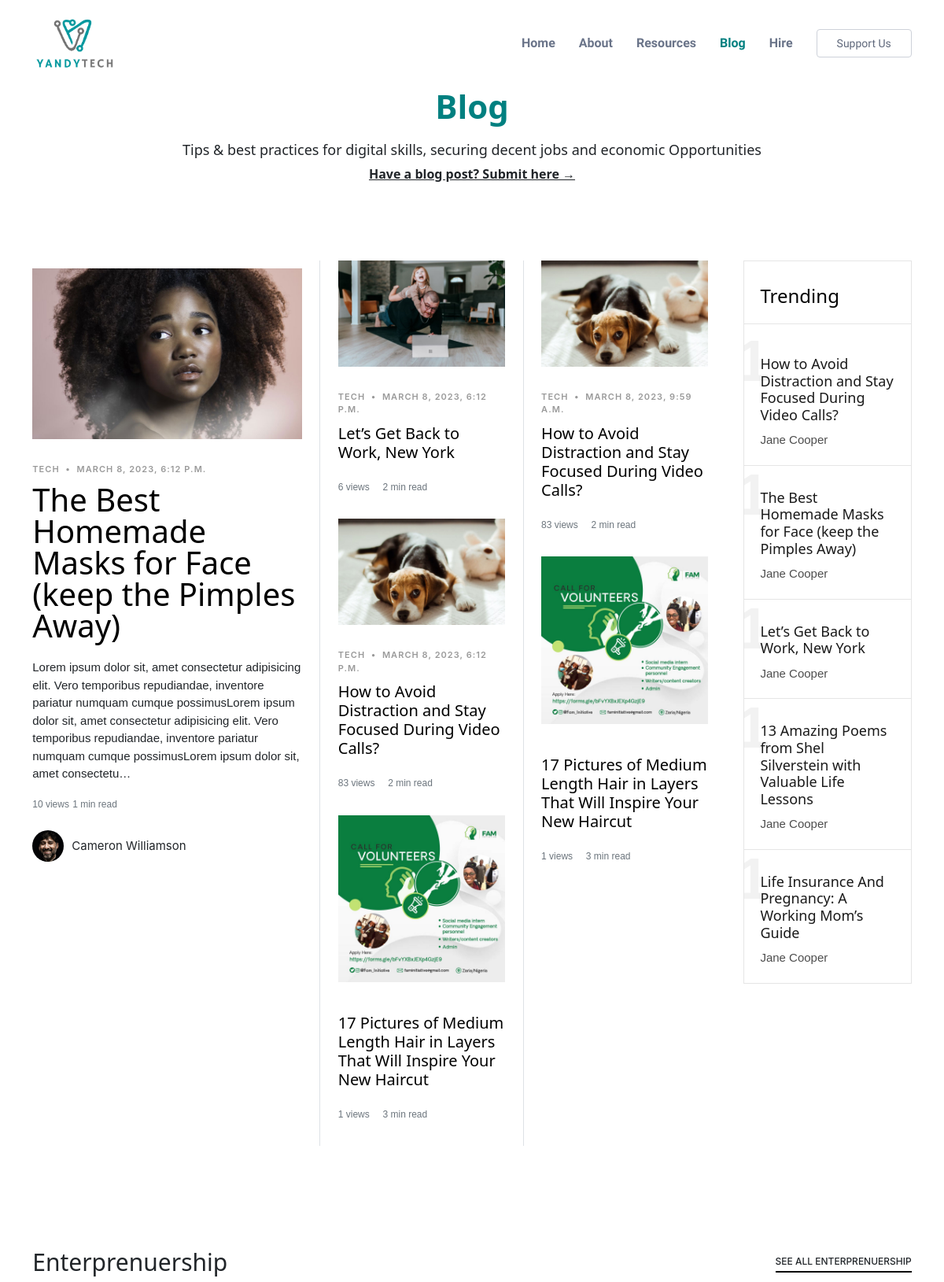
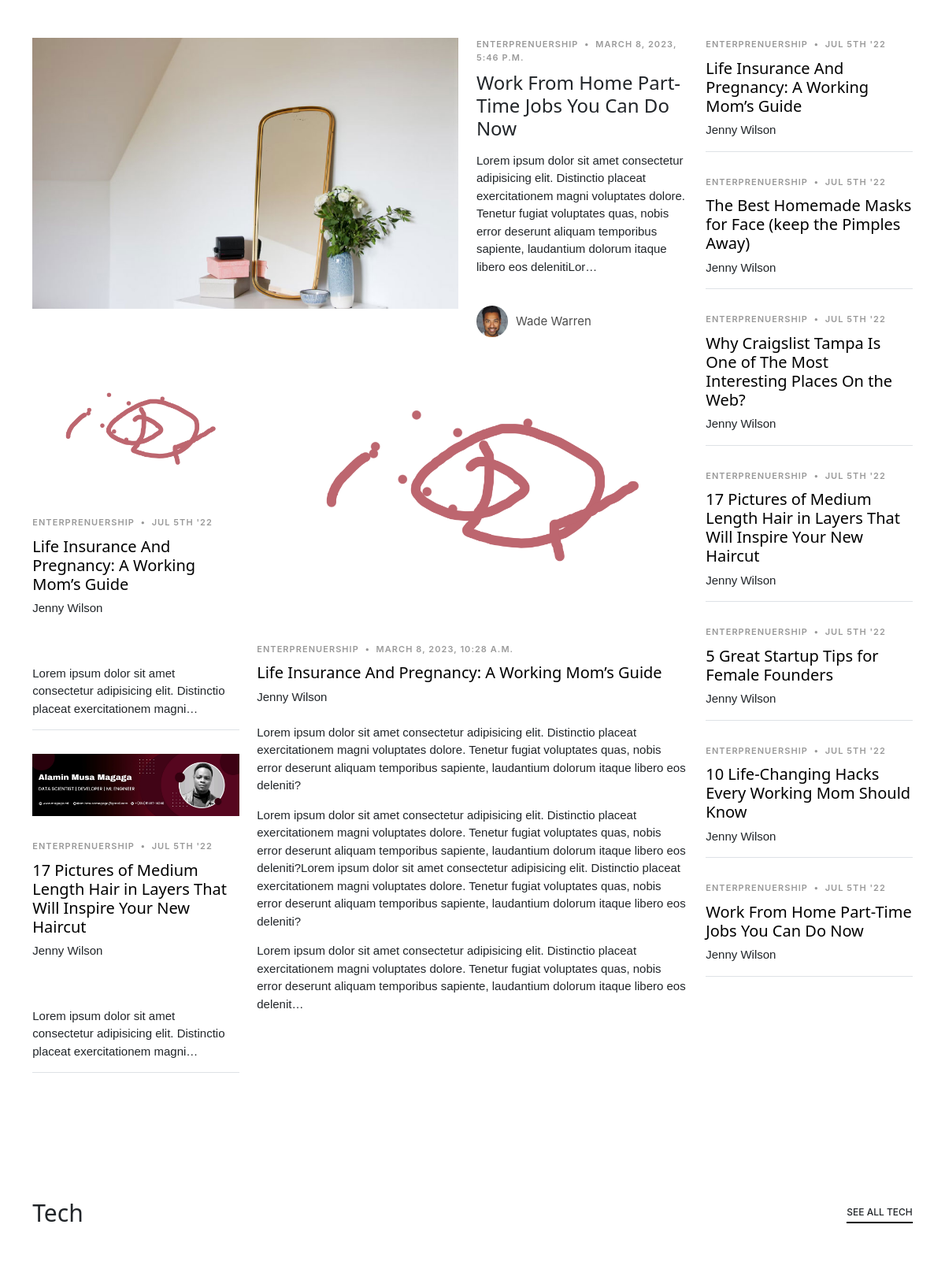
Screenshot of /blog/ (upper part) with the database file from the repository (2 pictures, top to bottom).
### main/models.py (models this page shows, shortened)
class Article(models.Model):
    title=models.CharField(max_length=1000)
    slug=AutoSlugField(populate_from='title',null=True, default=None, unique=True)
    body=RichTextField()
    date=models.DateTimeField(auto_now_add=True)
    thumb=models.ImageField(default='default.png',blank=True)
    author=models.CharField(max_length=1000, default='YandyTech')
    category=models.CharField(max_length=255, null=True , blank=True)
    views = models.PositiveIntegerField(default=0)
    def get_read_time(self):
        words_per_minute = 200  # average reading speed for adults
        word_count = len(self.body.split())
        read_time_minutes = math.ceil(word_count / words_per_minute)
        return read_time_minutes

### main/views.py (the view)
# urls.py: path('blog/',views.blog,name='blog'),
def blog(request):
    larticles = Article.objects.all().order_by('date')[1:4]
    articles = Article.objects.all().order_by('date')[2:4]
    latest_article = Article.objects.latest('date')
    view_article = Article.objects.all().order_by('-views')[:5]
    category = get_object_or_404(BlogCategory, name='Enterprenuership')
    category_articles = Article.objects.filter(category=category).order_by('date')[:2]
    latest_articles = Article.objects.filter(category=category).order_by('-date')[:1]
    category_views = Article.objects.filter(category=category).order_by('-views').first()
    top_category_view = Article.objects.filter(category=category).order_by('-views')[:8]
    tech_category = get_object_or_404(BlogCategory, name='Tech')
    tech_articles = Article.objects.filter(category=tech_category).order_by('date')[:8]
    latest_tech = Article.objects.filter(category=tech_category).order_by('-date')[:1]
    top_tech_view = Article.objects.filter(category=tech_category).order_by('-views')[:2]
    second_tech_view = Article.objects.filter(category=tech_category).order_by('-views')[1:2]
    cate=BlogCategory.objects.all()
    context = {'larticles': larticles, 'articles': articles, 'latest_article': latest_article, 'view_article': view_article,'cate':cate,'category_articles': category_articles,'latest_articles':latest_articles,'category_views':category_views,'top_category_view':top_category_view, 'tech_articles':tech_articles, 'latest_tech':latest_tech, 'top_tech_view':top_tech_view, 'second_tech_view':second_tech_view}
    return render(request, 'blog.html', context)

### templates/blog.html (shortened to what this page needs)
{% load static %}
<!DOCTYPE html>
<html lang="en">
<head>
  <link href="{% static 'assets/vendor/bootstrap/css/bootstrap.min.css' %}" rel="stylesheet">
  <link href="{% static 'assets/vendor/bootstrap-icons/bootstrap-icons.css' %}" rel="stylesheet">
  <link href="{% static 'assets/vendor/boxicons/css/boxicons.min.css' %}" rel="stylesheet">
  <link href="{% static 'assets/vendor/glightbox/css/glightbox.min.css' %}" rel="stylesheet">
  <link href="{% static 'assets/vendor/swiper/swiper-bundle.min.css' %}" rel="stylesheet">
  <link href="{% static 'assets/css/style.css' %}" rel="stylesheet">
  <link href="{% static 'assets/css/w3.css' %}" rel="stylesheet">
   <link href="{% static 'blog/assets/css/variables.css' %}" rel="stylesheet">
   <link href="{% static 'blog/assets/css/main.css' %}" rel="stylesheet">
</head>
<body>
  <header id="header" class="fixed-top">
    <div class="container d-flex align-items-center justify-content-between">
      <a href="{% url 'home' %}"><img src="{% static 'assets/img/yt1.png' %}" height="70px" alt=""></a>
      <nav id="navbar" class="navbar">
        <ul>
          <li><a class="nav-link scrollto" href="{% url 'home' %}">Home</a></li>
          <li><a class="nav-link scrollto" href="{% url 'about' %}">About</a></li>
          <li><a class="nav-link scrollto " href="#featured-services">Resources</a></li>
          <li><a class="nav-link scrollto active" href="{% url 'blog' %}">Blog</a></li>
          <li><a class="nav-link scrollto" href="{% url 'hire' %}">Hire</a></li>
          {% if user.is_authenticated %}
          <li><a class="getstarted scrollto" href="{% url 'profile' %}" >{{user.username}}</a></li>
          {% else %}
          <li><a class="getstarted scrollto" href="{% url 'support' %}" >Support Us</a></li>
          {% endif %}
        </ul>
      </nav>
    </div>
  </header>
  <main id="main">
    <div class="section-title" style="padding-top: 100px;">
      <h2 style="color: teal;">Blog</h2>
      <h5>Tips & best practices for digital skills, securing decent jobs and economic Opportunities</h5>
      <a href="https://forms.gle/8FR8fcKCFsHLLsFt5"> <h6 style="text-decoration: underline;"><b>Have a blog post? Submit here &#8594 </b> </h6></a>
    </div>
    <section id="posts" class="posts">
      <div class="container" data-aos="fade-up">
        <div class="row g-5">
          <div class="col-lg-4">
            <div class="post-entry-1 lg">
<a href="single-post.html"><img src="{{latest_article.thumb.url}}" alt="" class="img-fluid"></a>
<div class="post-meta"><span class="date">{{ latest_article.category }}</span> <span class="mx-1">&bullet;</span> <span>{{ latest_article.date }}</span></div>
<h2><a href="{% url 'details' latest_article.slug %}">{{ latest_article.title }}</a></h2>
<p class="mb-4 d-block">{{ latest_article.body|truncatechars:300|safe}}</p>
<small class="text-muted">{{ latest_article.views }} views</small>
<small class="text-muted">{{ latest_article.get_read_time }} min read</small><br><br>
              <div class="d-flex align-items-center author">
                <div class="photo"><img src="{% static 'blog/assets/img/person-1.jpg' %}" alt="" class="img-fluid"></div>
                <div class="name">
                  <h3 class="m-0 p-0">Cameron Williamson</h3>
                </div>
              </div>
            </div>
          </div>
          <div class="col-lg-8">
            <div class="row g-5">
              <div class="col-lg-4 border-start custom-border">
                {% for article in larticles %}
                <div class="post-entry-1">
                  <a href="single-post.html"><img src="{{article.thumb.url}}" alt="" class="img-fluid" /></a>
                  {% if article.category %}
                {% if article.category == "Tech" %}
                  <div class="post-meta"><span class="date"><a href="{% url 'blogcategory' 'tech' %}">  {{article.category}}  </span></a> <span class="mx-1">&bullet;</span> <span>{{ latest_article.date }}</span></div>
                {% elif article.category == "Enterprenuership" %}
                  <div class="post-meta"><span class="date"><a href="{% url 'blogcategory' 'entrepreneurship' %}"> {{article.category}} </a></span></a> <span class="mx-1">&bullet;</span> <span>Jul 5th '22</span></div>
                {% else %}
                  <a href="https://yandytech.org/category/others/">others</a>
                {% endif %}
                {% endif %}
                  <h2><a href="{% url 'details' article.slug %}">{{article.title}}</a></h2>
                  <small class="text-muted">{{ article.views }} views</small>&nbsp;&nbsp;&nbsp;
                  <small class="text-muted">{{ article.get_read_time }} min read</small>
                </div>
                {% endfor %}
              </div>
              <div class="col-lg-4 border-start custom-border">
            {% for art in articles %}
                <div class="post-entry-1">
                  <a href="single-post.html"><img src="{{art.thumb.url}}" alt="" class="img-fluid"></a>
  {% if art.category %}
{% if art.category == "Tech" %}
  <div class="post-meta"><span class="date"><a href="{% url 'blogcategory' 'Tech' %}">  {{art.category}}  </span></a> <span class="mx-1">&bullet;</span> <span>{{art.date}} </span></div>
{% elif art.category == "Enterprenuership" %}
  <div class="post-meta"><span class="date"><a href="{% url 'blogcategory' 'Entrepreneurship' %}"> {{art.category}} </a></span></a> <span class="mx-1">&bullet;</span> <span>{{art.date}}</span></div>
{% else %}
  <div class="post-meta"><span class="date"><a href="{% url 'blogcategory' 'others' %}"> others </span></a> <span class="mx-1">&bullet;</span> <span>{{art.date}} </span></div>
{% endif %}
{% endif %}
                  <h2><a href="{% url 'details' art.slug %}">{{art.title}}</a></h2>
                  <small class="text-muted">{{ art.views }} views</small>&nbsp;&nbsp;&nbsp;
                  <small class="text-muted">{{ art.get_read_time }} min read</small>
                </div>
                {% endfor %}
              </div>
              <div class="col-lg-4">
                <div class="trending">
                  <h3>Trending</h3>
                  <ul class="trending-post">
                    {% for a in view_article %}
                    <li>
                      <a href="{% url 'details' a.slug %}">
                        <span class="number">1</span>
                        <h3>{{a.title}}</h3>
                        <span class="author">Jane Cooper</span>
                      </a>
                    </li>
                    {% endfor %}
                  </ul>
                </div>
              </div>
            </div>
          </div>
        </div>
      </div>
    </section>
    <section class="category-section">
      <div class="container" data-aos="fade-up">
        <div class="section-header d-flex justify-content-between align-items-center mb-5">
          {% for article in latest_articles %}
          <h2> {{ article.category }}</h2>
          <div><a href="{% url 'blogcategory' 'Enterprenuership' %}" class="more">See All Enterprenuership</a></div>
        </div>
        <div class="row">
          <div class="col-md-9">
            <div class="d-lg-flex post-entry-2">
              <a href="{% url 'details' article.slug %}" class="me-4 thumbnail mb-4 mb-lg-0 d-inline-block">
                <img src="{{ article.thumb.url }}" alt="" class="img-fluid">
              </a>
              <div>
                <div class="post-meta"><span class="date">{{ article.category }}</span> <span class="mx-1">&bullet;</span> <span>{{ article.date }}</span></div>
                <h3><a href="{% url 'details' article.slug %}l">{{ article.title }}</a></h3>
                <p >{{ article.body|truncatechars:250|safe}}</p><br>
                <div class="d-flex align-items-center author">
                  <div class="photo"><img src="{% static 'blog/assets/img/person-2.jpg' %}" alt="" class="img-fluid"></div>
                  <div class="name">
                    <h3 class="m-0 p-0">Wade Warren</h3>
                  </div>
                </div>
                {% endfor %}
              </div>
            </div>
            <div class="row">
              <div class="col-lg-4">
                {% for article in category_articles %}
                <div class="post-entry-1 border-bottom">
                  <a href="{% url 'details' article.slug %}"><img src="{{ article.thumb.url }}" alt="" class="img-fluid"></a>
                  <div class="post-meta"><span class="date">{{ article.category }}</span> <span class="mx-1">&bullet;</span> <span>Jul 5th '22</span></div>
                  <h2 class="mb-2"><a href="{% url 'details' article.slug %}">{{ article.title }}</a></h2>
                  <span class="author mb-3 d-block">Jenny Wilson</span><br>
                  <p class="mb-4 d-block">{{ article.body|truncatechars:100|safe}}</p>
                </div>
                {% endfor %}
              </div>
              <div class="col-lg-8">
                <div class="post-entry-1">
        {% if category_views %}
                  <a href="{% url 'details' category_views.slug %}"><img src="{{ category_views.thumb.url }}" alt="" class="img-fluid"></a>
                  <div class="post-meta"><span class="date">{{ category_views.category }}</span> <span class="mx-1">&bullet;</span> <span>{{ category_views.date }}</span></div>
                  <h2 class="mb-2"><a href="{% url 'details' category_views.slug %}">{{ category_views.title }}</a></h2>
                  <span class="author mb-3 d-block">Jenny Wilson</span>
                  <p class="mb-4 d-block">{{ category_views.body|truncatechars:1000|safe}}</p>
                </div>
                {% else %}
                <p>No articles found in {{ category.name }}</p>
              {% endif %}
              </div>
            </div>
          </div>
          <div class="col-md-3">
            {% for a in top_category_view %}
            <div class="post-entry-1 border-bottom">
              <div class="post-meta"><span class="date">{{ a.category }}</span> <span class="mx-1">&bullet;</span> <span>Jul 5th '22</span></div>
              <h2 class="mb-2"><a href="{% url 'details' a.slug %}">{{ a.title }}</a></h2>
              <span class="author mb-3 d-block">Jenny Wilson</span>
            </div>
{% endfor %}
          </div>
        </div>
      </div>
    </section>
    <section class="category-section">
      <div class="container" data-aos="fade-up">
        <div class="section-header d-flex justify-content-between align-items-center mb-5">
          {% for article in latest_tech %}
          <h2>{{ article.category}}</h2>
          <div><a href="{% url 'blogcategory' 'Tech' %}" class="more">See All Tech</a></div>
        </div>
            {% endfor %}
      </div>
    </section>
  </main>
</body>
</html>

### rows the page displays
Article: thumb (picture), category "TECH", date "MARCH 8, 2023, 6:12 P.M.", title "The Best Homemade Masks for Face (keep the Pimples Away)", body "Lorem ipsum dolor sit, amet consectetur adipisicing elit. Vero temporibus repudiandae, inventore pariatur numquam cumque possimusLorem ipsum dolor sit, amet consectetur adipisicing elit. Vero temporibus repudiandae, inventore pariatur numquam cumque possimusLorem ipsum dolor sit, amet consectetu…", views "10", get_read_time "1", category "Tech"
Article: thumb (picture), category "TECH", title "Let’s Get Back to Work, New York", views "6", get_read_time "2"
Article: thumb (picture), category "TECH", title "How to Avoid Distraction and Stay Focused During Video Calls?", views "83", get_read_time "2", date "MARCH 8, 2023, 9:59 A.M."
Article: thumb (picture), title "17 Pictures of Medium Length Hair in Layers That Will Inspire Your New Haircut", views "1", get_read_time "3"
Article: title "13 Amazing Poems from Shel Silverstein with Valuable Life Lessons"
Article: title "Life Insurance And Pregnancy: A Working Mom’s Guide", thumb (picture), category "ENTERPRENUERSHIP", body "Lorem ipsum dolor sit amet consectetur adipisicing elit. Distinctio placeat exercitationem magni…", date "MARCH 8, 2023, 10:28 A.M.", body "Lorem ipsum dolor sit amet consectetur adipisicing elit. Distinctio placeat exercitationem magni voluptates dolore. Tenetur fugiat voluptates quas, nobis error deserunt aliquam temporibus sapiente, laudantium dolorum itaque libero eos deleniti? Lorem ipsum dolor sit amet consectetur adipisicing elit. Distinctio placeat exercitationem magni voluptates dolore. Tenetur fugiat voluptates quas, nobis error deserunt aliquam temporibus sapiente, laudantium dolorum itaque libero eos deleniti?Lorem ipsum dolor sit amet consectetur adipisicing elit. Distinctio placeat exercitationem magni voluptates dolore. Tenetur fugiat voluptates quas, nobis error deserunt aliquam temporibus sapiente, laudantium…"
Article: category "Enterprenuership", thumb (picture), category "ENTERPRENUERSHIP", date "MARCH 8, 2023, 5:46 P.M.", title "Work From Home Part-Time Jobs You Can Do Now", body "Lorem ipsum dolor sit amet consectetur adipisicing elit. Distinctio placeat exercitationem magni voluptates dolore. Tenetur fugiat voluptates quas, nobis error deserunt aliquam temporibus sapiente, laudantium dolorum itaque libero eos delenitiLor…"
Article: thumb (picture), category "ENTERPRENUERSHIP", title "17 Pictures of Medium Length Hair in Layers That Will Inspire Your New Haircut", body "Lorem ipsum dolor sit amet consectetur adipisicing elit. Distinctio placeat exercitationem magni…"
Article: category "ENTERPRENUERSHIP", title "The Best Homemade Masks for Face (keep the Pimples Away)"
Article: category "ENTERPRENUERSHIP", title "Why Craigslist Tampa Is One of The Most Interesting Places On the Web?"
Article: category "ENTERPRENUERSHIP", title "5 Great Startup Tips for Female Founders"
Article: category "ENTERPRENUERSHIP", title "10 Life-Changing Hacks Every Working Mom Should Know"
